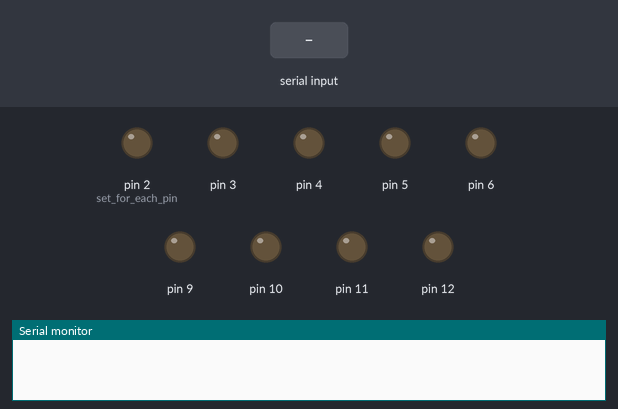
The sketch below on a simulated Arduino Uno, built with avr-gcc and run on an emulated ATmega328P. Shown: output pins drawn as LEDs (lit = HIGH), the last lines printed to the serial monitor. Inputs (shaded band) come from the test bench.

Above: at 1.2 s.
1.3 s: "1" received over the second serial link
At 1.45 s:
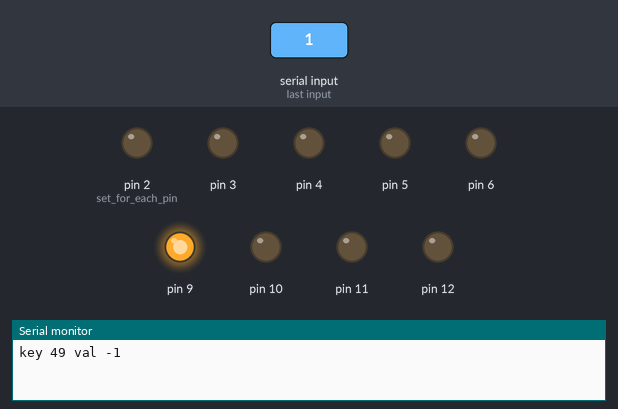
Timing chart, 0 to 4.3 s (numbered marks = the images above; inputs shaded):
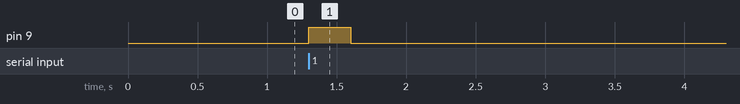

Measured:
- after the input at 1.3 s, pin 9: LOW → HIGH at once, → LOW 0.30 s later

The sketch:

shop_control.ino
```cpp
#include <SoftwareSerial.h>

SoftwareSerial mySerial(8, 7); // RX, TX


void setup() {
Serial.begin(115200);
mySerial.begin(115200);

pinMode(2, OUTPUT); //set for each pin
pinMode(3, OUTPUT);
pinMode(4, OUTPUT);
pinMode(5, OUTPUT);
pinMode(6, OUTPUT);
//pinMode(7, OUTPUT);
//pinMode(8, OUTPUT);
pinMode(9, OUTPUT);
pinMode(10, OUTPUT);
pinMode(11, OUTPUT);
pinMode(12, OUTPUT);
}
void loop() {

if (mySerial.available()) {
digitalWrite(9,1);


int key = mySerial.read();
int val = mySerial.read();

switch(val){
     case 224:
     val = 1;
     break;

     case 128:
     val = 0;
     break;
}


digitalWrite(key, val);


//int keya = Serial.read();
//int vala = Serial.read();
//int keyb = Serial.read();
//int valb = Serial.read();
//else { digitalWrite(key, val);}
//int d = (key - 50);
//int e = (val - 50);
//Serial.write(10);
Serial.print("key ");
Serial.print(key);
Serial.print(" val ");
Serial.println(val);
//Serial.print(" keya ");
//Serial.print(keya);
//Serial.print(" vala ");
//Serial.print(vala);
//Serial.print(" keyb ");
//Serial.print(keyb);
//Serial.print(valb);
//Serial.write(13);

delay(300);
digitalWrite(9,0);
}
}
```
